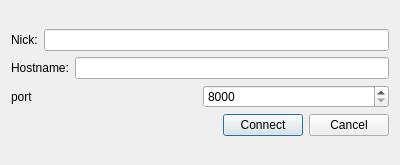
<?xml version="1.0" encoding="UTF-8"?>
<ui version="4.0">
 <class>Dialog</class>
 <widget class="QDialog" name="Dialog">
  <property name="geometry">
   <rect>
    <x>0</x>
    <y>0</y>
    <width>400</width>
    <height>165</height>
   </rect>
  </property>
  <property name="windowTitle">
   <string>Connection</string>
  </property>
  <layout class="QVBoxLayout" name="verticalLayout_3">
   <item>
    <layout class="QVBoxLayout" name="verticalLayout_2">
     <item>
      <layout class="QVBoxLayout" name="verticalLayout">
       <item>
        <layout class="QHBoxLayout" name="horizontalLayout">
         <item>
          <widget class="QLabel" name="label">
           <property name="text">
            <string>Nick:</string>
           </property>
          </widget>
         </item>
         <item>
          <widget class="QLineEdit" name="nick"/>
         </item>
        </layout>
       </item>
       <item>
        <layout class="QHBoxLayout" name="horizontalLayout_2">
         <item>
          <widget class="QLabel" name="label_2">
           <property name="text">
            <string>Hostname:</string>
           </property>
          </widget>
         </item>
         <item>
          <widget class="QLineEdit" name="hostname"/>
         </item>
        </layout>
       </item>
       <item>
        <layout class="QHBoxLayout" name="horizontalLayout_3">
         <item>
          <widget class="QLabel" name="label_3">
           <property name="text">
            <string>port</string>
           </property>
          </widget>
         </item>
         <item>
          <widget class="QSpinBox" name="port">
           <property name="minimum">
            <number>8000</number>
           </property>
           <property name="maximum">
            <number>999999</number>
           </property>
          </widget>
         </item>
        </layout>
       </item>
      </layout>
     </item>
     <item>
      <layout class="QHBoxLayout" name="horizontalLayout_5">
       <item>
        <spacer name="horizontalSpacer">
         <property name="orientation">
          <enum>Qt::Horizontal</enum>
         </property>
         <property name="sizeHint" stdset="0">
          <size>
           <width>40</width>
           <height>20</height>
          </size>
         </property>
        </spacer>
       </item>
       <item>
        <layout class="QHBoxLayout" name="horizontalLayout_4">
         <item>
          <widget class="QPushButton" name="connect_btn">
           <property name="text">
            <string>Connect</string>
           </property>
          </widget>
         </item>
         <item>
          <widget class="QPushButton" name="cancel_btn">
           <property name="text">
            <string>Cancel</string>
           </property>
          </widget>
         </item>
        </layout>
       </item>
      </layout>
     </item>
    </layout>
   </item>
  </layout>
 </widget>
 <resources/>
 <connections/>
</ui>
